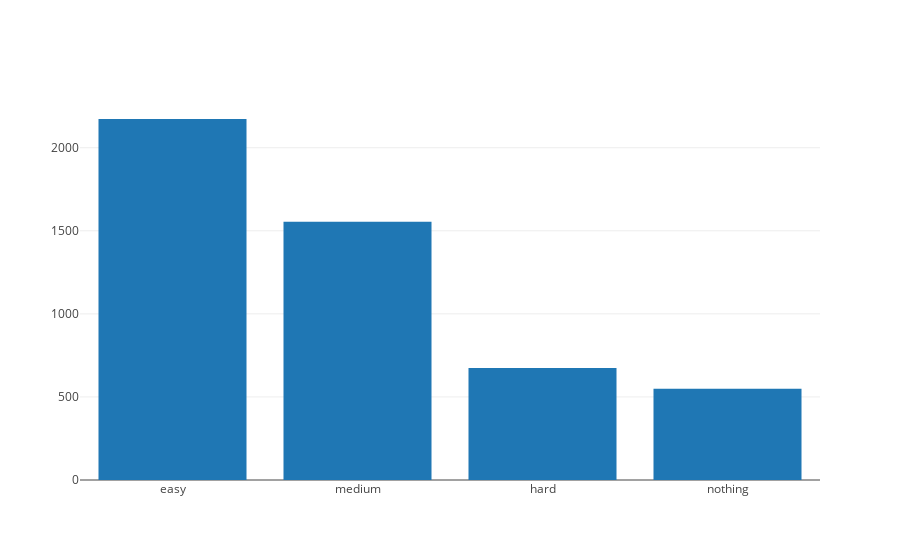

The cell this chart's notebook holds for it:
### Markdown cell above
We know users have differing preferences for how difficult they want their interventions to be.

Ie, if you ask them during onboarding the following question "How aggressive would you like HabitLab to be in reducing your time online" then the answers are as follows

### Code cell
from initial_difficulty_choice_utils import plot_initial_chosen_difficulties
plot_initial_chosen_difficulties()

### Figure 1 — Plotly figure (JSON) as saved in the notebook; plotly's stock layout.template omitted (floating-point values rounded to 4 significant figures)
{"data": [{"type": "bar", "uid": "c8d3b7ca-ea13-4b05-a22e-3ae19c0d0089", "x": ["easy", "medium", null, "hard", "nothing"], "y": [2173, 1554, 862, 674, 549]}], "layout": {}}
